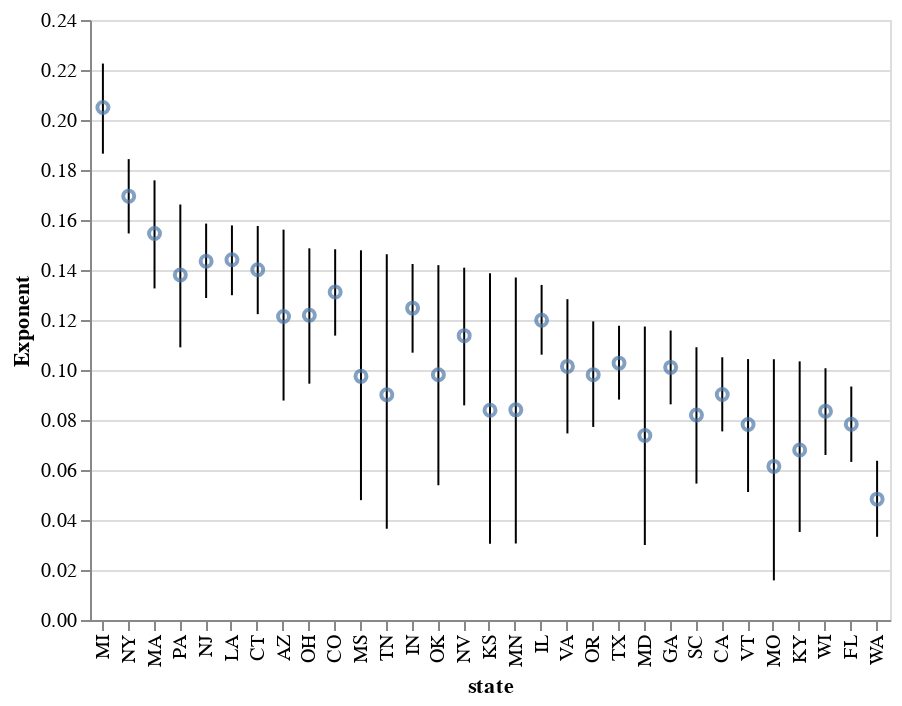

Notebook code for this chart:
### Markdown cell above
Estimate doubling rate below with rule of 72. Exponent for WA is about .05, so doubling rate is about 72 / 5 = 14.4 days. This gets less accurate (but still high) for higher coefficient states like NY.

### Code cell
color = 'dvers'
x = 'state'
y = 'Estimate'

m2_coefs = (
#     pd.read_feather(data_dir / "mort_m2_coef.fth")
    pd.read_feather(data_dir / "mort_m2_coef_27w.fth")
    .sort_values("Q97.5", ascending=False)
    .reset_index(drop=1)
)

pdf = m2_coefs

h = Chart(pdf).mark_point().encode(
    x=A.X(x, title=x, sort=None),
    y=A.Y(y, title='Exponent'),
    tooltip=[x, y]
)

herr = h.mark_errorbar().encode(y=A.Y('Q2.5', title='Exponent'), y2='Q97.5')
# (h + h.mark_point()).interactive()
herr + h

### Figure 1 — Vega-Lite specification as saved in the notebook (floating-point values rounded to 4 significant figures)
{"$schema": "https://vega.github.io/schema/vega-lite/v3.4.0.json", "config": {"mark": {"tooltip": null}, "view": {"height": 300, "width": 400}}, "data": {"name": "data-ac53f9dfbeb57cc0f7f0f55fa6977159"}, "datasets": {"data-ac53f9dfbeb57cc0f7f0f55fa6977159": [{"Est.Error": 0.009256, "Estimate": 0.205, "Q2.5": 0.1865, "Q97.5": 0.2226, "state": "MI"}, {"Est.Error": 0.007518, "Estimate": 0.1695, "Q2.5": 0.1546, "Q97.5": 0.1844, "state": "NY"}, {"Est.Error": 0.01105, "Estimate": 0.1546, "Q2.5": 0.1326, "Q97.5": 0.1759, "state": "MA"}, {"Est.Error": 0.01438, "Estimate": 0.138, "Q2.5": 0.1091, "Q97.5": 0.1662, "state": "PA"}, {"Est.Error": 0.007659, "Estimate": 0.1435, "Q2.5": 0.1288, "Q97.5": 0.1586, "state": "NJ"}, {"Est.Error": 0.007164, "Estimate": 0.1441, "Q2.5": 0.1299, "Q97.5": 0.1578, "state": "LA"}, {"Est.Error": 0.009003, "Estimate": 0.1401, "Q2.5": 0.1223, "Q97.5": 0.1576, "state": "CT"}, {"Est.Error": 0.01744, "Estimate": 0.1214, "Q2.5": 0.08778, "Q97.5": 0.1561, "state": "AZ"}, {"Est.Error": 0.01377, "Estimate": 0.1219, "Q2.5": 0.09453, "Q97.5": 0.1487, "state": "OH"}, {"Est.Error": 0.008733, "Estimate": 0.1312, "Q2.5": 0.1138, "Q97.5": 0.1483, "state": "CO"}, {"Est.Error": 0.02578, "Estimate": 0.09746, "Q2.5": 0.04794, "Q97.5": 0.1479, "state": "MS"}, {"Est.Error": 0.02764, "Estimate": 0.09007, "Q2.5": 0.0365, "Q97.5": 0.1463, "state": "TN"}, {"Est.Error": 0.008951, "Estimate": 0.1248, "Q2.5": 0.1069, "Q97.5": 0.1424, "state": "IN"}, {"Est.Error": 0.02219, "Estimate": 0.0981, "Q2.5": 0.05391, "Q97.5": 0.1419, "state": "OK"}, {"Est.Error": 0.01377, "Estimate": 0.1137, "Q2.5": 0.08587, "Q97.5": 0.1409, "state": "NV"}, {"Est.Error": 0.02741, "Estimate": 0.0839, "Q2.5": 0.03052, "Q97.5": 0.1387, "state": "KS"}, {"Est.Error": 0.0269, "Estimate": 0.08406, "Q2.5": 0.03062, "Q97.5": 0.137, "state": "MN"}, {"Est.Error": 0.007227, "Estimate": 0.1199, "Q2.5": 0.1061, "Q97.5": 0.134, "state": "IL"}, {"Est.Error": 0.01368, "Estimate": 0.1014, "Q2.5": 0.07463, "Q97.5": 0.1283, "state": "VA"}, {"Est.Error": 0.01071, "Estimate": 0.09808, "Q2.5": 0.07722, "Q97.5": 0.1195, "state": "OR"}, {"Est.Error": 0.007459, "Estimate": 0.1028, "Q2.5": 0.08817, "Q97.5": 0.1177, "state": "TX"}, {"Est.Error": 0.02249, "Estimate": 0.07383, "Q2.5": 0.02999, "Q97.5": 0.1174, "state": "MD"}, {"Est.Error": 0.007544, "Estimate": 0.1011, "Q2.5": 0.08626, "Q97.5": 0.1158, "state": "GA"}, {"Est.Error": 0.01392, "Estimate": 0.08201, "Q2.5": 0.05456, "Q97.5": 0.1091, "state": "SC"}, {"Est.Error": 0.007625, "Estimate": 0.0902, "Q2.5": 0.07544, "Q97.5": 0.1051, "state": "CA"}, {"Est.Error": 0.01388, "Estimate": 0.07817, "Q2.5": 0.0512, "Q97.5": 0.1044, "state": "VT"}, {"Est.Error": 0.02233, "Estimate": 0.06145, "Q2.5": 0.01585, "Q97.5": 0.1043, "state": "MO"}, {"Est.Error": 0.01752, "Estimate": 0.068, "Q2.5": 0.03522, "Q97.5": 0.1035, "state": "KY"}, {"Est.Error": 0.008852, "Estimate": 0.08349, "Q2.5": 0.06601, "Q97.5": 0.1007, "state": "WI"}, {"Est.Error": 0.007678, "Estimate": 0.07832, "Q2.5": 0.06323, "Q97.5": 0.09339, "state": "FL"}, {"Est.Error": 0.007663, "Estimate": 0.04834, "Q2.5": 0.03328, "Q97.5": 0.06369, "state": "WA"}]}, "layer": [{"encoding": {"tooltip": [{"field": "state", "type": "nominal"}, {"field": "Estimate", "type": "quantitative"}], "x": {"field": "state", "sort": null, "title": "state", "type": "nominal"}, "y": {"field": "Q2.5", "title": "Exponent", "type": "quantitative"}, "y2": {"field": "Q97.5"}}, "mark": "errorbar"}, {"encoding": {"tooltip": [{"field": "state", "type": "nominal"}, {"field": "Estimate", "type": "quantitative"}], "x": {"field": "state", "sort": null, "title": "state", "type": "nominal"}, "y": {"field": "Estimate", "title": "Exponent", "type": "quantitative"}}, "mark": "point"}]}
